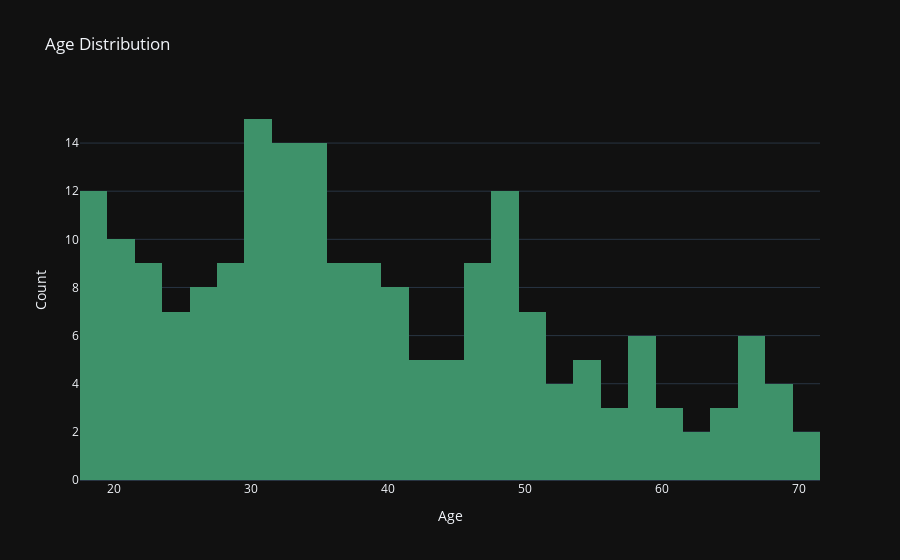

Notebook code cell kept with this figure:
### Code cell
# Create a histogram for each column
fig = go.Figure()
fig.add_trace(go.Histogram(x=dataset['Age'], marker=dict(color='#3E926A'), nbinsx=50))
fig.update_layout(title='Age Distribution', xaxis_title='Age', yaxis_title='Count', template='plotly_dark')

# Show the plots
fig.show()

### Figure 1 — Plotly figure (JSON) as saved in the notebook; plotly's stock layout.template omitted (floating-point values rounded to 4 significant figures; data arrays with more than 128 entries replaced by an {"elided": "..."} marker saying what was removed)
{"data": [{"marker": {"color": "#3E926A"}, "nbinsx": 50, "type": "histogram", "x": {"elided": "200 int values"}}], "layout": {"title": {"text": "Age Distribution"}, "xaxis": {"title": {"text": "Age"}}, "yaxis": {"title": {"text": "Count"}}}}
